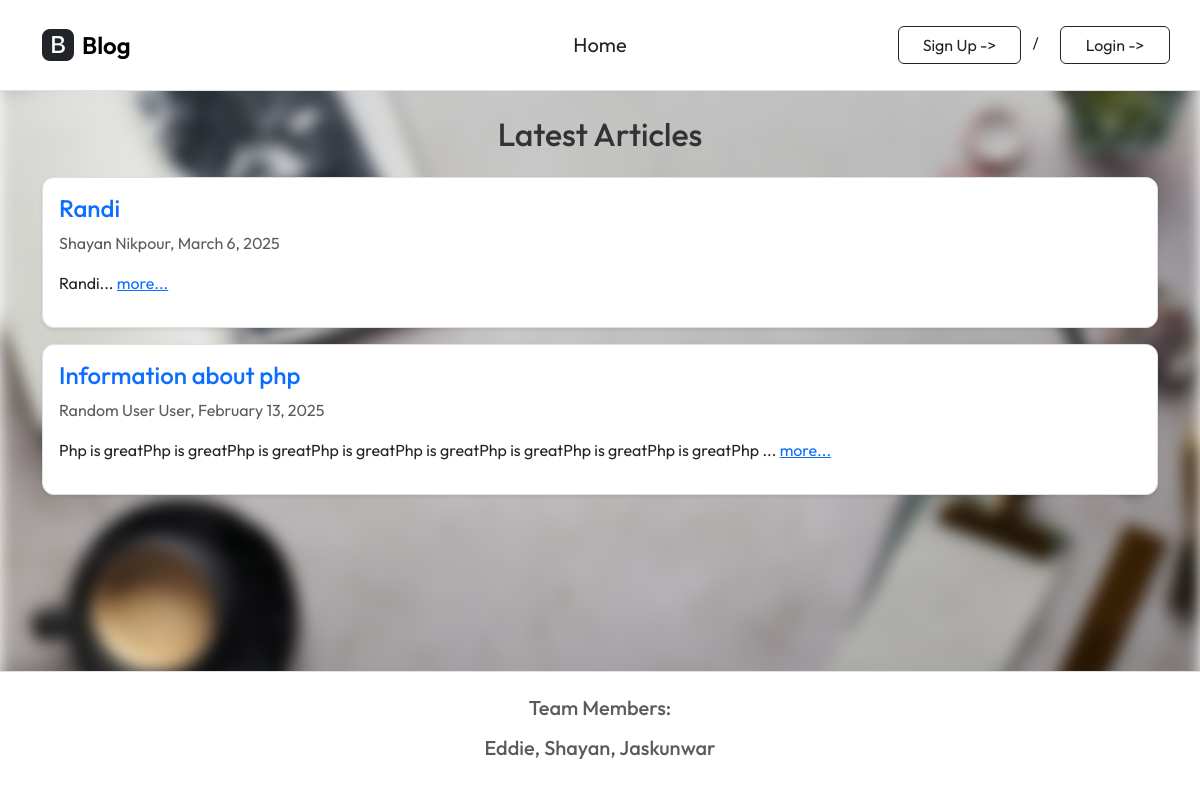
Before: / with the older database file.
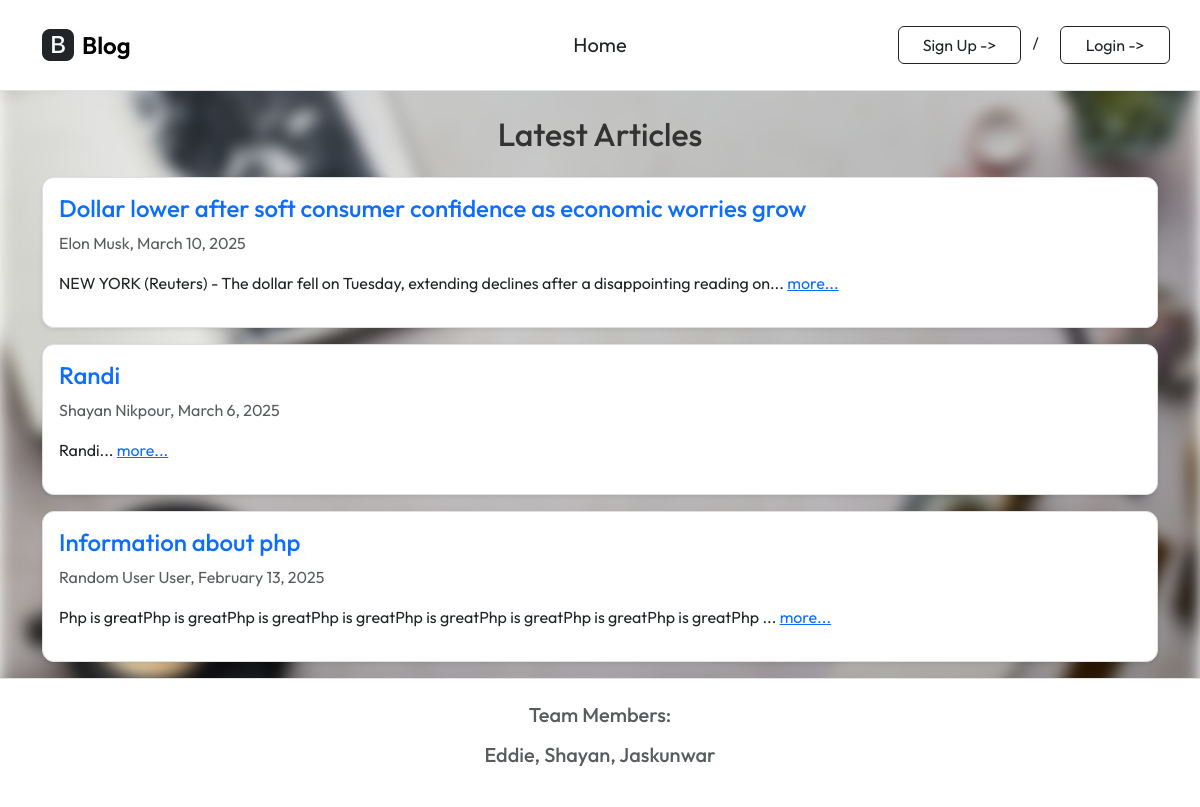
After: the same page with the newer database file.
### tables this page shows
CREATE TABLE Articles (
    ArticleId INTEGER PRIMARY KEY AUTOINCREMENT,
    ArticleTitle VARCHAR(80),
    ArticleBody VARCHAR(500),

    CreateDate DATE,
    StartDate DATE,
    EndDate DATE,

    ContributerUsername VARCHAR(80)
);

### index.php (the view, shortened to what this page needs)
<?php
$db = new SQLite3('info.db');
$current_date = date('Y-m-d');
$query = "SELECT Articles.*, Users.FirstName, Users.LastName
          FROM Articles
          JOIN Users ON Articles.ContributerUsername = Users.Username
          WHERE StartDate <= '$current_date' AND EndDate >= '$current_date'
          ORDER BY CreateDate DESC";
$results = $db->query($query);
?>
<?php include('./inc/inc_header.php'); ?>
<div class="container mt-4">
    <h2 class="text-center mb-4">Latest Articles</h2>
    <?php while ($row = $results->fetchArray(SQLITE3_ASSOC)) { ?>
        <div class="card mb-3 p-3 shadow-sm">
            <h4 class="text-primary"><?= htmlspecialchars($row['ArticleTitle']) ?></h4>
            <p class="text-muted">
                <?= htmlspecialchars($row['FirstName'] . ' ' . $row['LastName']) ?>, <?= date("F j, Y", strtotime($row['CreateDate'])) ?>
            </p>
            <p>
                <span id="preview_<?= $row['ArticleId'] ?>">
                    <?= substr($row['ArticleBody'], 0, 100) ?>...
                </span>
                <a href="javascript:void(0);" class="text-primary" onclick="toggleArticle(<?= $row['ArticleId'] ?>)">
                    <span id="toggle_<?= $row['ArticleId'] ?>">more...</span>
                </a>
            </p>
        </div>
    <?php } ?>
</div>
<?php include('./inc/inc_footer.php'); ?>

Changed rows visible on the page:
added articles: ArticleTitle "Dollar lower after soft consumer confidence as economic worries grow", LastName "Elon Musk", CreateDate "March 10, 2025", ArticleBody "NEW YORK (Reuters) - The dollar fell on Tuesday, extending declines after a disappointing reading on"
